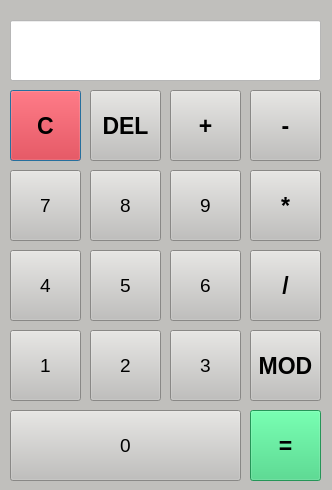
<?xml version="1.0" encoding="UTF-8"?>
<ui version="4.0">
 <class>Digitron</class>
 <widget class="QDialog" name="Digitron">
  <property name="geometry">
   <rect>
    <x>0</x>
    <y>0</y>
    <width>332</width>
    <height>490</height>
   </rect>
  </property>
  <property name="windowTitle">
   <string>Dialog</string>
  </property>
  <property name="styleSheet">
   <string notr="true">background-color: rgb(192, 191, 188);</string>
  </property>
  <widget class="QLineEdit" name="lineEdit_input">
   <property name="geometry">
    <rect>
     <x>10</x>
     <y>20</y>
     <width>311</width>
     <height>61</height>
    </rect>
   </property>
   <property name="font">
    <font>
     <pointsize>32</pointsize>
    </font>
   </property>
   <property name="styleSheet">
    <string notr="true">background-color: rgb(255, 255, 255);</string>
   </property>
  </widget>
  <widget class="QPushButton" name="pushButton_clear">
   <property name="geometry">
    <rect>
     <x>10</x>
     <y>90</y>
     <width>71</width>
     <height>71</height>
    </rect>
   </property>
   <property name="font">
    <font>
     <pointsize>17</pointsize>
     <weight>75</weight>
     <bold>true</bold>
    </font>
   </property>
   <property name="styleSheet">
    <string notr="true">background-color: rgb(224, 27, 36);</string>
   </property>
   <property name="text">
    <string>C</string>
   </property>
  </widget>
  <widget class="QPushButton" name="pushButton_del">
   <property name="geometry">
    <rect>
     <x>90</x>
     <y>90</y>
     <width>71</width>
     <height>71</height>
    </rect>
   </property>
   <property name="font">
    <font>
     <pointsize>17</pointsize>
     <weight>75</weight>
     <bold>true</bold>
    </font>
   </property>
   <property name="text">
    <string>DEL</string>
   </property>
  </widget>
  <widget class="QPushButton" name="pushButton_ADD">
   <property name="geometry">
    <rect>
     <x>170</x>
     <y>90</y>
     <width>71</width>
     <height>71</height>
    </rect>
   </property>
   <property name="font">
    <font>
     <pointsize>17</pointsize>
     <weight>75</weight>
     <bold>true</bold>
    </font>
   </property>
   <property name="text">
    <string>+</string>
   </property>
  </widget>
  <widget class="QPushButton" name="pushButton_SUB">
   <property name="geometry">
    <rect>
     <x>250</x>
     <y>90</y>
     <width>71</width>
     <height>71</height>
    </rect>
   </property>
   <property name="font">
    <font>
     <pointsize>17</pointsize>
     <weight>75</weight>
     <bold>true</bold>
    </font>
   </property>
   <property name="text">
    <string>-</string>
   </property>
  </widget>
  <widget class="QPushButton" name="pushButton_br8">
   <property name="geometry">
    <rect>
     <x>90</x>
     <y>170</y>
     <width>71</width>
     <height>71</height>
    </rect>
   </property>
   <property name="font">
    <font>
     <pointsize>14</pointsize>
    </font>
   </property>
   <property name="text">
    <string>8</string>
   </property>
  </widget>
  <widget class="QPushButton" name="pushButton_br7">
   <property name="geometry">
    <rect>
     <x>10</x>
     <y>170</y>
     <width>71</width>
     <height>71</height>
    </rect>
   </property>
   <property name="font">
    <font>
     <pointsize>14</pointsize>
    </font>
   </property>
   <property name="text">
    <string>7</string>
   </property>
  </widget>
  <widget class="QPushButton" name="pushButton_MUL">
   <property name="geometry">
    <rect>
     <x>250</x>
     <y>170</y>
     <width>71</width>
     <height>71</height>
    </rect>
   </property>
   <property name="font">
    <font>
     <pointsize>17</pointsize>
     <weight>75</weight>
     <bold>true</bold>
    </font>
   </property>
   <property name="text">
    <string>*</string>
   </property>
  </widget>
  <widget class="QPushButton" name="pushButton_br9">
   <property name="geometry">
    <rect>
     <x>170</x>
     <y>170</y>
     <width>71</width>
     <height>71</height>
    </rect>
   </property>
   <property name="font">
    <font>
     <pointsize>14</pointsize>
    </font>
   </property>
   <property name="text">
    <string>9</string>
   </property>
  </widget>
  <widget class="QPushButton" name="pushButton_br3">
   <property name="geometry">
    <rect>
     <x>170</x>
     <y>330</y>
     <width>71</width>
     <height>71</height>
    </rect>
   </property>
   <property name="font">
    <font>
     <pointsize>14</pointsize>
    </font>
   </property>
   <property name="text">
    <string>3</string>
   </property>
  </widget>
  <widget class="QPushButton" name="pushButton_DIV">
   <property name="geometry">
    <rect>
     <x>250</x>
     <y>250</y>
     <width>71</width>
     <height>71</height>
    </rect>
   </property>
   <property name="font">
    <font>
     <pointsize>17</pointsize>
     <weight>75</weight>
     <bold>true</bold>
    </font>
   </property>
   <property name="text">
    <string>/</string>
   </property>
  </widget>
  <widget class="QPushButton" name="pushButton_br2">
   <property name="geometry">
    <rect>
     <x>90</x>
     <y>330</y>
     <width>71</width>
     <height>71</height>
    </rect>
   </property>
   <property name="font">
    <font>
     <pointsize>14</pointsize>
    </font>
   </property>
   <property name="text">
    <string>2</string>
   </property>
  </widget>
  <widget class="QPushButton" name="pushButton_br1">
   <property name="geometry">
    <rect>
     <x>10</x>
     <y>330</y>
     <width>71</width>
     <height>71</height>
    </rect>
   </property>
   <property name="font">
    <font>
     <pointsize>14</pointsize>
    </font>
   </property>
   <property name="text">
    <string>1</string>
   </property>
  </widget>
  <widget class="QPushButton" name="pushButton_EQ">
   <property name="geometry">
    <rect>
     <x>250</x>
     <y>410</y>
     <width>71</width>
     <height>71</height>
    </rect>
   </property>
   <property name="font">
    <font>
     <pointsize>17</pointsize>
     <weight>75</weight>
     <bold>true</bold>
    </font>
   </property>
   <property name="styleSheet">
    <string notr="true">background-color: rgb(51, 209, 122);</string>
   </property>
   <property name="text">
    <string>=</string>
   </property>
  </widget>
  <widget class="QPushButton" name="pushButton_MOD">
   <property name="geometry">
    <rect>
     <x>250</x>
     <y>330</y>
     <width>71</width>
     <height>71</height>
    </rect>
   </property>
   <property name="font">
    <font>
     <pointsize>17</pointsize>
     <weight>75</weight>
     <bold>true</bold>
    </font>
   </property>
   <property name="text">
    <string>MOD</string>
   </property>
  </widget>
  <widget class="QPushButton" name="pushButton_br0">
   <property name="geometry">
    <rect>
     <x>10</x>
     <y>410</y>
     <width>231</width>
     <height>71</height>
    </rect>
   </property>
   <property name="font">
    <font>
     <pointsize>14</pointsize>
    </font>
   </property>
   <property name="text">
    <string>0</string>
   </property>
  </widget>
  <widget class="QPushButton" name="pushButton_br4">
   <property name="geometry">
    <rect>
     <x>10</x>
     <y>250</y>
     <width>71</width>
     <height>71</height>
    </rect>
   </property>
   <property name="font">
    <font>
     <pointsize>14</pointsize>
    </font>
   </property>
   <property name="text">
    <string>4</string>
   </property>
  </widget>
  <widget class="QPushButton" name="pushButton_br5">
   <property name="geometry">
    <rect>
     <x>90</x>
     <y>250</y>
     <width>71</width>
     <height>71</height>
    </rect>
   </property>
   <property name="font">
    <font>
     <pointsize>14</pointsize>
    </font>
   </property>
   <property name="text">
    <string>5</string>
   </property>
  </widget>
  <widget class="QPushButton" name="pushButton_br6">
   <property name="geometry">
    <rect>
     <x>170</x>
     <y>250</y>
     <width>71</width>
     <height>71</height>
    </rect>
   </property>
   <property name="font">
    <font>
     <pointsize>14</pointsize>
    </font>
   </property>
   <property name="text">
    <string>6</string>
   </property>
  </widget>
 </widget>
 <resources/>
 <connections/>
</ui>
